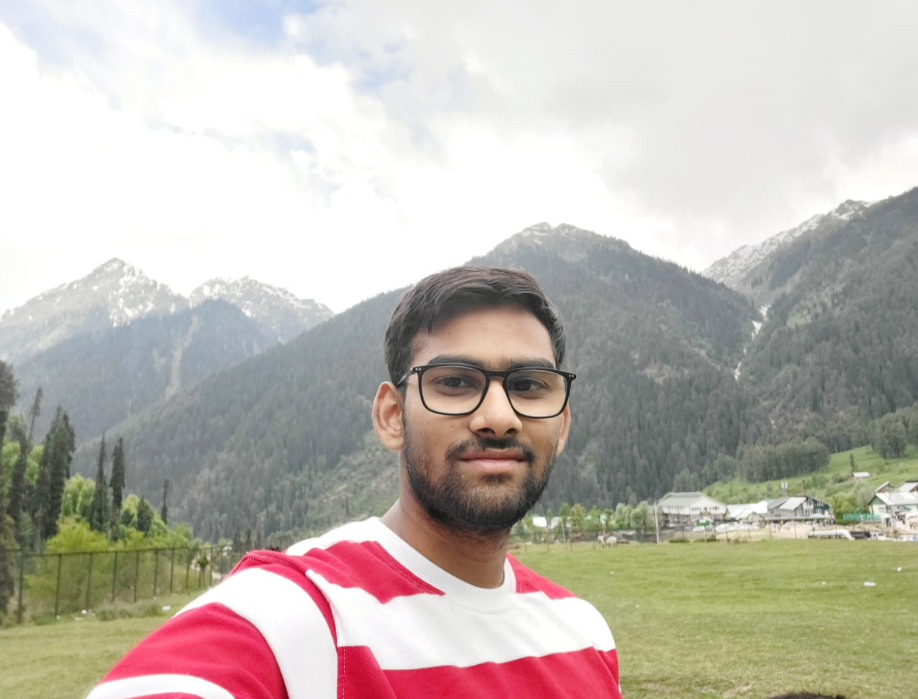
#> input picture assets/my-photo.png, 918 x 699 px, found by its file name
$ python clean_photo.py
#> lines starting #> are read from the running program, lines starting #| are printed output that depends on the picture; after the words box and inside, x2 and y2 are one past the last pixel; in counts of white or black regions, pixels touching at a corner belong together
import sys
import os
import numpy as np
from PIL import Image, ImageEnhance, ImageFilter, ImageOps

def clean_photo(input_path="assets/my-photo.png", output_path="assets/photo-ready.png"):
#> called with input_path = 'assets/my-photo.png', output_path = 'assets/photo-ready.png'
    if not os.path.exists(input_path):
        print(f"Error: {input_path} not found.")
        sys.exit(1)

    print(f"Loading image from {input_path}...")
    img = Image.open(input_path).convert("RGB")
    w, h = img.size
#> w = 918; h = 699

    # Auto crop bounds focusing on the central subject
    crop_left = int(w * 0.10)
#> crop_left = 91
    crop_top = int(h * 0.05)
#> crop_top = 34
    crop_right = int(w * 0.90)
#> crop_right = 826
    crop_bottom = int(h * 0.95)
#> crop_bottom = 664
    cropped = img.crop((crop_left, crop_top, crop_right, crop_bottom))

    # Convert to numpy array
    arr = np.array(cropped, dtype=np.float32)

    # 1. Background removal / thresholding to white background
    # Estimate background color from outer border samples
    top_border = arr[:int(h*0.1), :]
    bottom_border = arr[-int(h*0.1):, :]
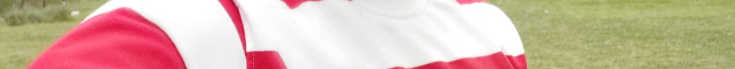
#> bottom_border: shape (69, 735, 3) float32; mean R, G, B 214.1, 184.9, 169
    left_border = arr[:, :int(w*0.1)]
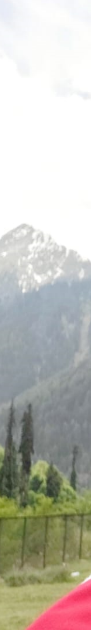
#> left_border: shape (630, 91, 3) float32; mean R, G, B 191, 188.9, 180.2
    right_border = arr[:, -int(w*0.1):]
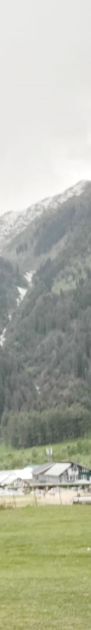
#> right_border: shape (630, 91, 3) float32; mean R, G, B 176.9, 179.7, 163.3
    border_pixels = np.vstack([
        top_border.reshape(-1, 3),
        bottom_border.reshape(-1, 3),
        left_border.reshape(-1, 3),
        right_border.reshape(-1, 3)
    ])
    bg_color = np.median(border_pixels, axis=0)
#> bg_color = [232, 230, 228]

    # Compute Euclidean distance of each pixel to estimated background color
    dist = np.linalg.norm(arr - bg_color, axis=2)
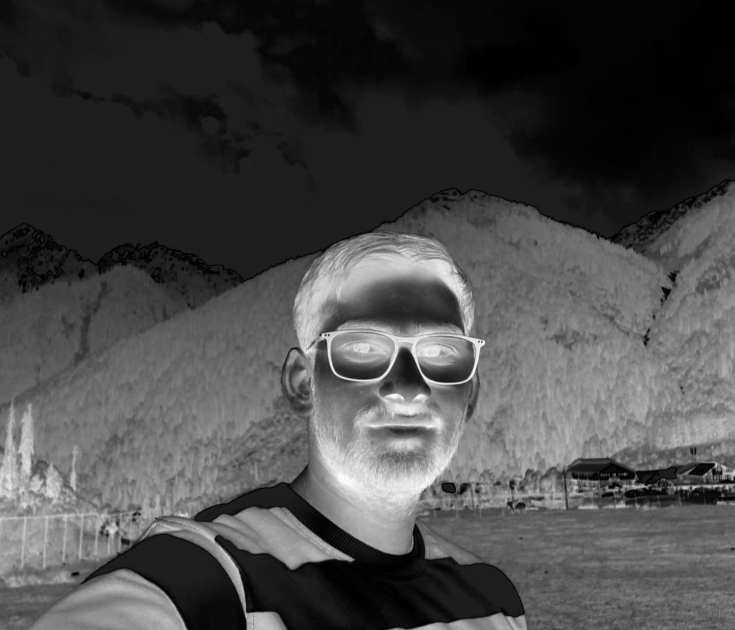
#> dist: shape (630, 735) float32; min 0, max 365.3, mean 104.9; drawn with min black and max white

    # Also evaluate lightness for bright backgrounds
    gray_arr = 0.299 * arr[:, :, 0] + 0.587 * arr[:, :, 1] + 0.114 * arr[:, :, 2]
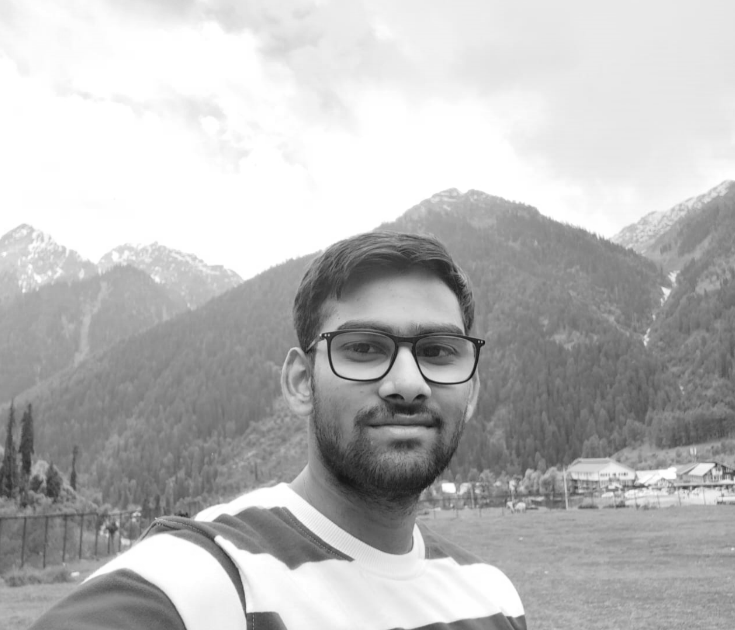
#> gray_arr: shape (630, 735) float32; min 20.94, max 255, mean 185.7

    # Create background mask (true for background)
    bg_threshold = np.percentile(dist, 40)
#> bg_threshold = 43.39
    bg_mask = (dist < bg_threshold) | (gray_arr > 220)
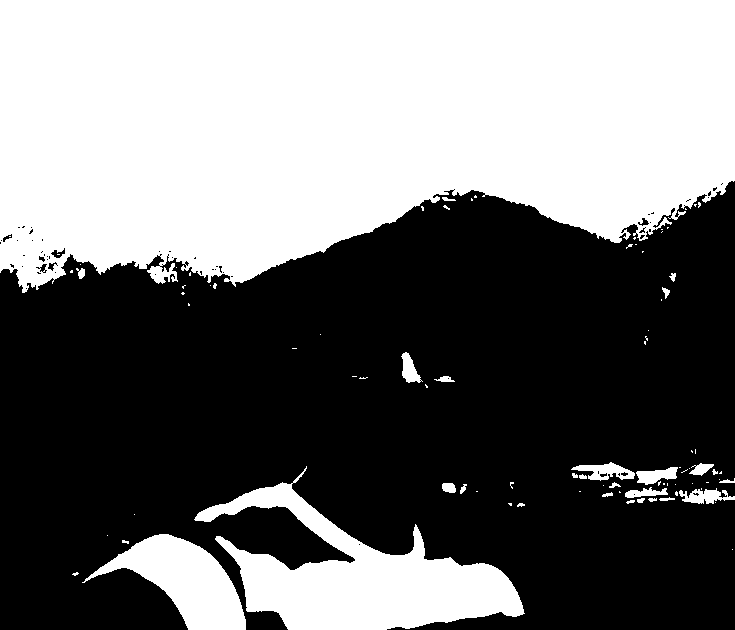
#> bg_mask: shape (630, 735) bool; 44.8% white; 88 white regions (61 under 20 px), largest, box (x1, y1, x2, y2) and area: (0, 0, 735, 293) 175860, (194, 466, 525, 630) 21093, (82, 534, 246, 630) 7171

    # Set background pixels to solid white (255, 255, 255)
    arr[bg_mask] = [255.0, 255.0, 255.0]

    # 2. Convert to PIL Grayscale & Even out lighting
    pil_img = Image.fromarray(arr.astype(np.uint8)).convert("L")

    # Equalize subject lighting
    # Mask out pure white background for contrast calculation
    np_gray = np.array(pil_img)
    subject_pixels = np_gray[np_gray < 250]

    if len(subject_pixels) > 0:
        p_low, p_high = np.percentile(subject_pixels, 5), np.percentile(subject_pixels, 95)
#> p_low = 77; p_high = 188
        if p_high > p_low:
            # Stretch contrast on subject
            stretched = np.clip((np_gray - p_low) * (255.0 / (p_high - p_low)), 0, 255).astype(np.uint8)
            # Re-apply pure white background
            stretched[np_gray >= 250] = 255
            pil_img = Image.fromarray(stretched)

    # Mild contrast & sharpness enhancement
    pil_img = ImageEnhance.Contrast(pil_img).enhance(1.25)
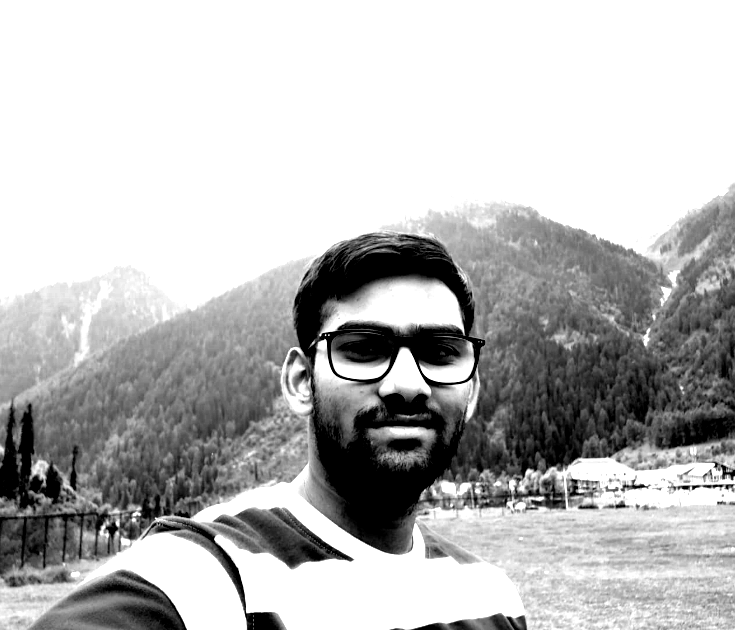
#> pil_img: PIL image 735x630 L; min 0, max 255, mean 186.1
    pil_img = ImageEnhance.Sharpness(pil_img).enhance(1.3)

    os.makedirs(os.path.dirname(os.path.abspath(output_path)), exist_ok=True)
    pil_img.save(output_path)
    print(f"Cleaned photo with even lighting and white background saved to {output_path}!")

if __name__ == "__main__":
    src = sys.argv[1] if len(sys.argv) > 1 else "assets/my-photo.png"
    out = sys.argv[2] if len(sys.argv) > 2 else "assets/photo-ready.png"
    clean_photo(src, out)
